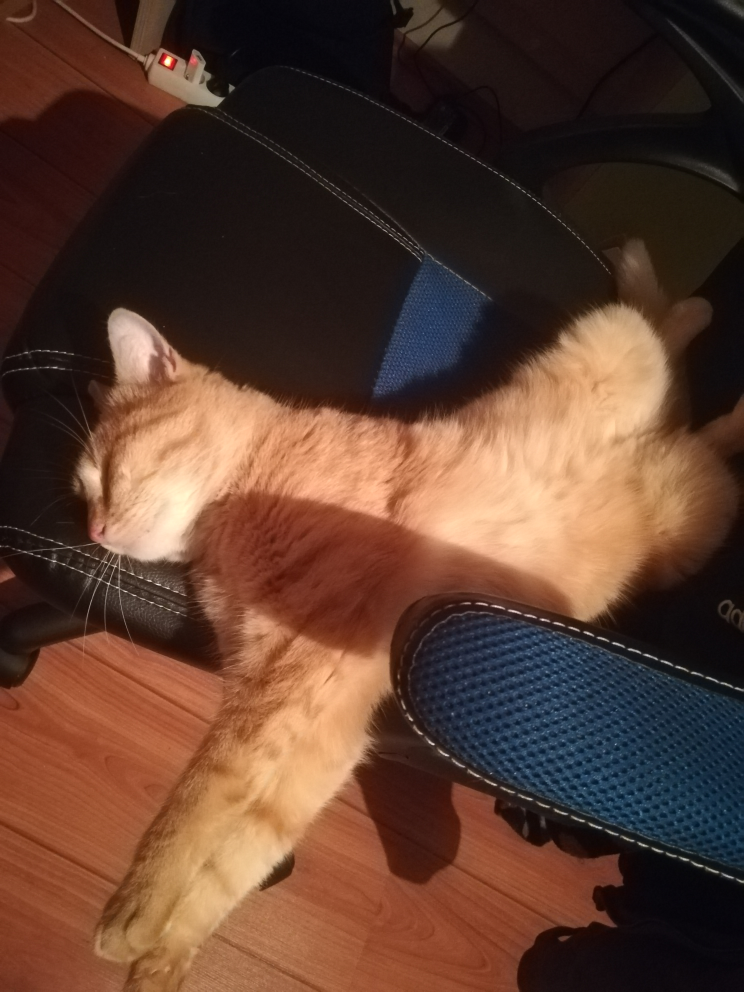
#> input picture luna_imgs/Luna/IMG_20211111_220323.jpg, 2976 x 3968 px (shown at 1/4 size); its folder holds only this picture in this run
$ python main.py
#> lines starting #> are read from the running program, lines starting #| are printed output that depends on the picture
import pandas as pd
import os
from skimage.transform import resize
from skimage.io import imread
import numpy as np
import matplotlib.pyplot as plt
from sklearn.metrics import accuracy_score
from sklearn.model_selection import train_test_split
from sklearn import svm
from sklearn.model_selection import GridSearchCV


def main():
    Categories = ['Luna']
    flat_data_arr = []  # input array
    target_arr = []  # output array
    datadir = './luna_imgs/'
    # path which contains all the categories of images
    for i in Categories:
        print(f'loading... category : {i}')
        path = os.path.join(datadir, i)
        for img in os.listdir(path):
            img_array = imread(os.path.join(path, img))
#> img_array is the input picture: shape (3968, 2976, 3); mean R, G, B 93.3, 62.4, 48.2
            img_resized = resize(img_array, (150, 150, 3))
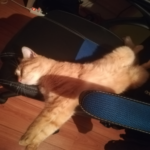
#> img_resized: shape (150, 150, 3) float64; mean R, G, B 0.366, 0.245, 0.189
            flat_data_arr.append(img_resized.flatten())
            target_arr.append(Categories.index(i))
            print(f'{img} image done...')
        print(f'loaded category:{i} successfully')
    flat_data = np.array(flat_data_arr)
    target = np.array(target_arr)
    df = pd.DataFrame(flat_data)  # dataframe
#> df = table of 1 rows and 67500 columns
    df['Target'] = target
    x = df.iloc[:, :-1]  # input data
#> x = table of 1 rows and 67500 columns
    y = df.iloc[:, -1]  # output data

    svc = svm.SVC(kernel='poly', gamma=0.005, degree=2, coef0=0, C=0.7, probability=True)

#> (the run stopped early here; a loop or call above may not have finished)

$ run again, on luna_imgs/Luna/IMG_20211119_120630.jpg
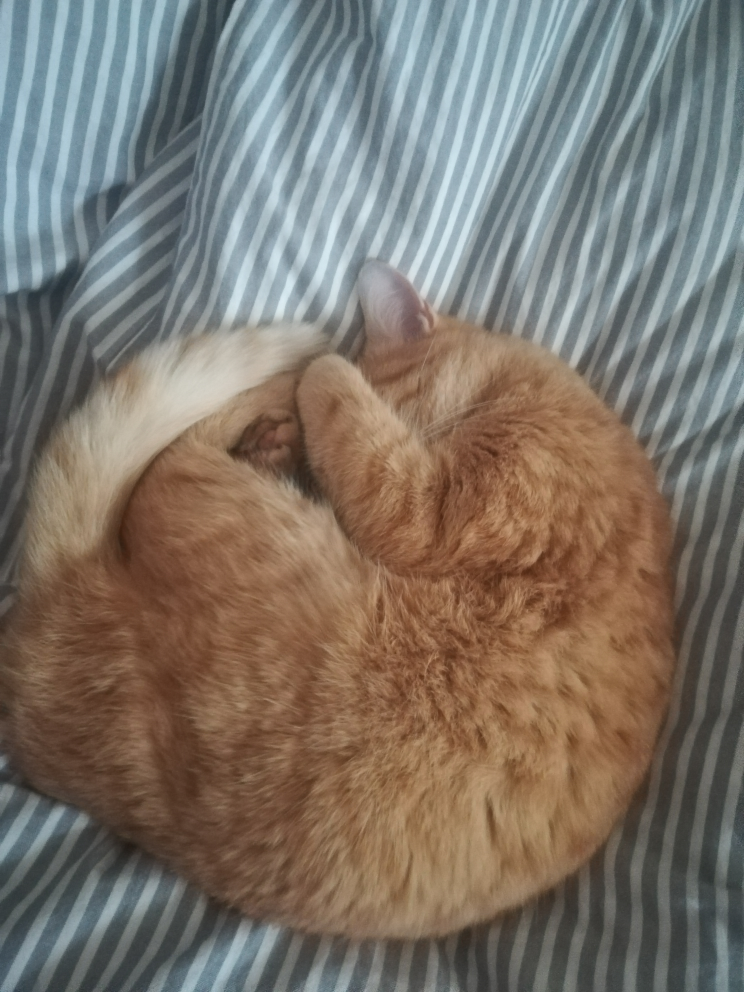
#> input picture luna_imgs/Luna/IMG_20211119_120630.jpg, 2976 x 3968 px (shown at 1/4 size)
#> in main, img_array is the input picture: shape (3968, 2976, 3); mean R, G, B 124.7, 116.1, 106.3
#> in main, `img_resized = resize(img_array, (150, 150, 3))`:
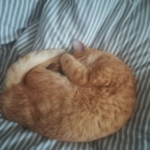
#> img_resized: shape (150, 150, 3) float64; mean R, G, B 0.489, 0.455, 0.417
#> df = table of 1 rows and 67500 columns

$ run again, on luna_imgs/Luna/IMG_20211126_092253.jpg
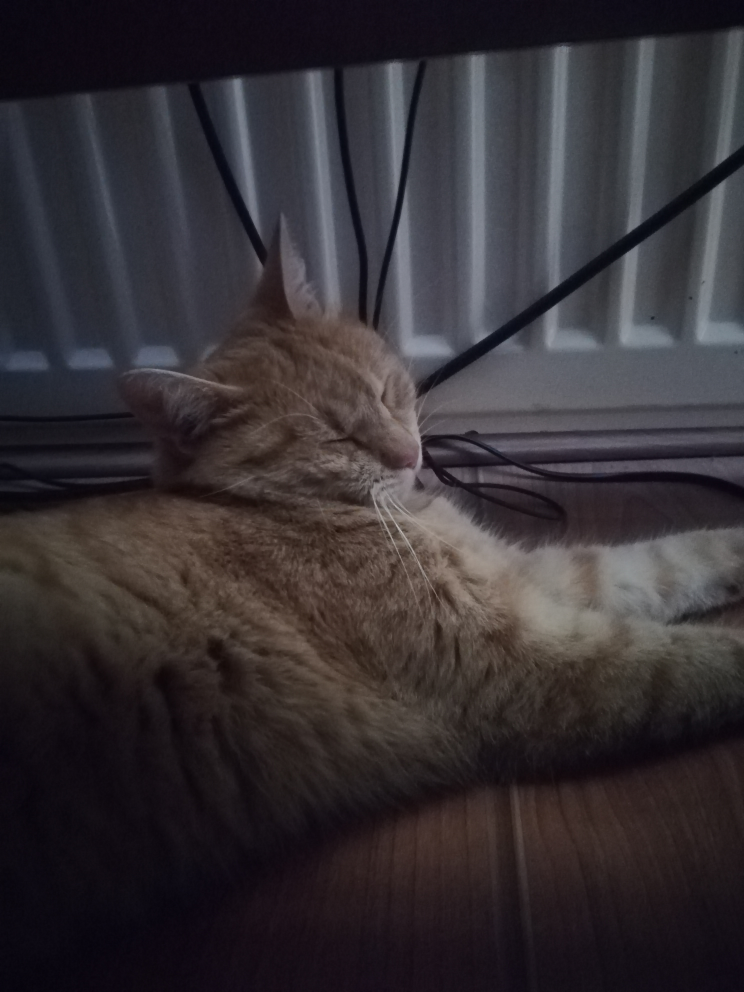
#> input picture luna_imgs/Luna/IMG_20211126_092253.jpg, 2976 x 3968 px (shown at 1/4 size)
#> in main, img_array is the input picture: shape (3968, 2976, 3); mean R, G, B 53.6, 48.5, 52.4
#> in main, `img_resized = resize(img_array, (150, 150, 3))`:
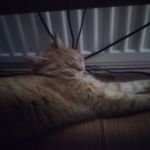
#> img_resized: shape (150, 150, 3) float64; mean R, G, B 0.21, 0.19, 0.206
#> df = table of 1 rows and 67500 columns
